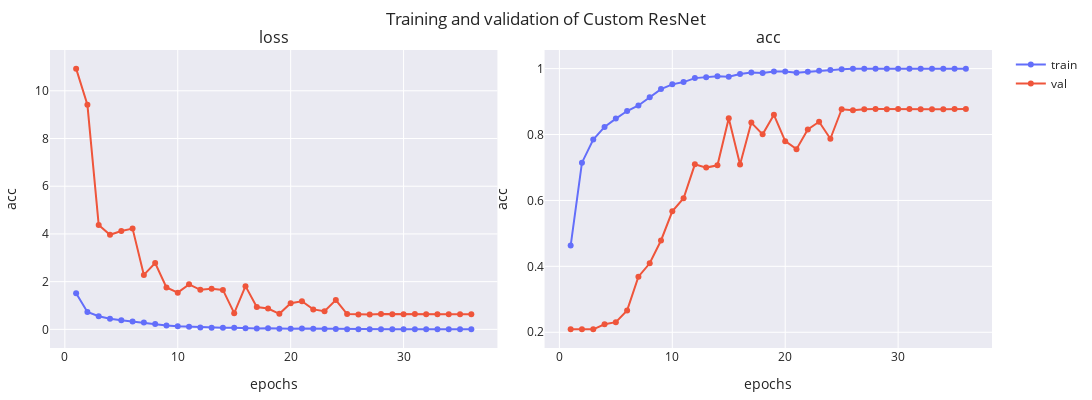

The code cell stored with this chart in its notebook:
### Markdown cell above
### 2.3 Model with residual connections

### Code cell
resnet = CustomResNet(num_classes=5)
optimizer = Adam(learning_rate=1e-3)
resnet.compile(optimizer=optimizer, loss="sparse_categorical_crossentropy", metrics=[SparseCategoricalAccuracy('acc')])
resnet_history = train_model(
    resnet,
    train_dataset,
    val_dataset,
    path=model_dir,
    epochs=50,
    verbose=1,
    lr_patience=5,
    val_patience=10,
).history
print(
    f"Final loss: training -> {resnet_history['loss'][-1]:.2f}, validation -> {resnet_history['val_loss'][-1]:.2f}"
)
print(
    f"Final accuracy: training -> {resnet_history['acc'][-1]:.2f}, validation -> {resnet_history['val_acc'][-1]:.2f}"
)
plot_history(resnet_history, ['loss', 'acc'], name='Custom ResNet')

### Figure 1 — Plotly figure (JSON) as saved in the notebook; plotly's stock layout.template omitted (floating-point values rounded to 4 significant figures)
{"data": [{"line": {"color": "#636EFA"}, "marker": {"color": "#636EFA"}, "mode": "lines+markers", "name": "train", "showlegend": true, "type": "scatter", "x": [1, 2, 3, 4, 5, 6, 7, 8, 9, 10, 11, 12, 13, 14, 15, 16, 17, 18, 19, 20, 21, 22, 23, 24, 25, 26, 27, 28, 29, 30, 31, 32, 33, 34, 35, 36], "xaxis": "x", "y": [1.517, 0.7299, 0.5473, 0.4486, 0.3855, 0.3269, 0.2884, 0.2265, 0.1649, 0.1308, 0.1127, 0.07839, 0.07085, 0.06438, 0.06679, 0.04611, 0.0328, 0.04163, 0.02744, 0.02833, 0.03638, 0.02839, 0.01965, 0.01341, 0.005964, 0.001214, 0.0009543, 0.000709, 0.0006452, 0.0006137, 0.0005396, 0.0005404, 0.0004471, 0.0004612, 0.0006239, 0.0004608], "yaxis": "y"}, {"line": {"color": "#EF553B"}, "marker": {"color": "#EF553B"}, "mode": "lines+markers", "name": "val", "showlegend": true, "type": "scatter", "x": [1, 2, 3, 4, 5, 6, 7, 8, 9, 10, 11, 12, 13, 14, 15, 16, 17, 18, 19, 20, 21, 22, 23, 24, 25, 26, 27, 28, 29, 30, 31, 32, 33, 34, 35, 36], "xaxis": "x", "y": [10.93, 9.412, 4.377, 3.965, 4.12, 4.225, 2.282, 2.78, 1.76, 1.54, 1.887, 1.656, 1.701, 1.655, 0.68, 1.812, 0.9372, 0.8706, 0.6521, 1.099, 1.18, 0.8375, 0.7582, 1.228, 0.6395, 0.6224, 0.625, 0.6408, 0.6354, 0.6297, 0.6387, 0.6376, 0.6365, 0.6369, 0.6377, 0.6381], "yaxis": "y"}, {"line": {"color": "#636EFA"}, "marker": {"color": "#636EFA"}, "mode": "lines+markers", "name": "train", "showlegend": false, "type": "scatter", "x": [1, 2, 3, 4, 5, 6, 7, 8, 9, 10, 11, 12, 13, 14, 15, 16, 17, 18, 19, 20, 21, 22, 23, 24, 25, 26, 27, 28, 29, 30, 31, 32, 33, 34, 35, 36], "xaxis": "x2", "y": [0.4631, 0.7146, 0.7847, 0.8232, 0.8484, 0.8714, 0.8882, 0.9134, 0.9378, 0.9522, 0.9591, 0.9712, 0.9737, 0.9767, 0.9756, 0.9838, 0.9886, 0.9866, 0.991, 0.9912, 0.9873, 0.9906, 0.9935, 0.9955, 0.998, 0.9998, 0.9998, 0.9997, 0.9997, 0.9997, 0.9997, 0.9997, 0.9998, 0.9999, 0.9997, 0.9998], "yaxis": "y2"}, {"line": {"color": "#EF553B"}, "marker": {"color": "#EF553B"}, "mode": "lines+markers", "name": "val", "showlegend": false, "type": "scatter", "x": [1, 2, 3, 4, 5, 6, 7, 8, 9, 10, 11, 12, 13, 14, 15, 16, 17, 18, 19, 20, 21, 22, 23, 24, 25, 26, 27, 28, 29, 30, 31, 32, 33, 34, 35, 36], "xaxis": "x2", "y": [0.2093, 0.2088, 0.2088, 0.2241, 0.2306, 0.2662, 0.3686, 0.4092, 0.4785, 0.567, 0.6066, 0.7095, 0.6997, 0.7066, 0.8491, 0.7091, 0.8362, 0.8006, 0.86, 0.7798, 0.7556, 0.8154, 0.8387, 0.7872, 0.8768, 0.8738, 0.8768, 0.8773, 0.8768, 0.8773, 0.8773, 0.8768, 0.8768, 0.8768, 0.8773, 0.8773], "yaxis": "y2"}], "layout": {"annotations": [{"font": {"size": 16}, "showarrow": false, "text": "loss", "x": 0.2375, "xanchor": "center", "xref": "paper", "y": 1, "yanchor": "bottom", "yref": "paper"}, {"font": {"size": 16}, "showarrow": false, "text": "acc", "x": 0.7625, "xanchor": "center", "xref": "paper", "y": 1, "yanchor": "bottom", "yref": "paper"}], "height": 400, "margin": {"b": 10, "l": 10, "r": 10, "t": 50}, "title": {"text": "Training and validation of Custom ResNet"}, "width": 1200, "xaxis": {"anchor": "y", "domain": [0, 0.475], "title": {"text": "epochs"}}, "xaxis2": {"anchor": "y2", "domain": [0.525, 1], "title": {"text": "epochs"}}, "yaxis": {"anchor": "x", "domain": [0, 1], "title": {"text": "acc"}}, "yaxis2": {"anchor": "x2", "domain": [0, 1], "title": {"text": "acc"}}}}
